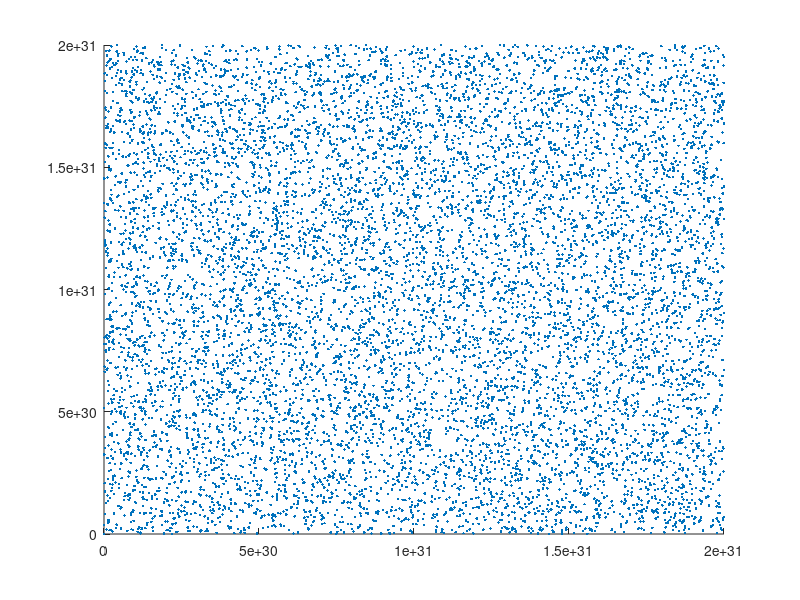

Write MATLAB code to recreate this figure.
clc
close all
clear

s=2*10^31+1;
a=7^5;
b=0;
x0=1;
n=10000;

f=@(x) mod((a*(x)+b),s);
x=zeros(1,n);

for i = 1:n 
    r=f(x0);
    x(i)=r;
    x0=x(i);
end

%x=(x-x(end-1))/x(1);
figure();
scatter(x(1:end-1),x(2:end),".");

